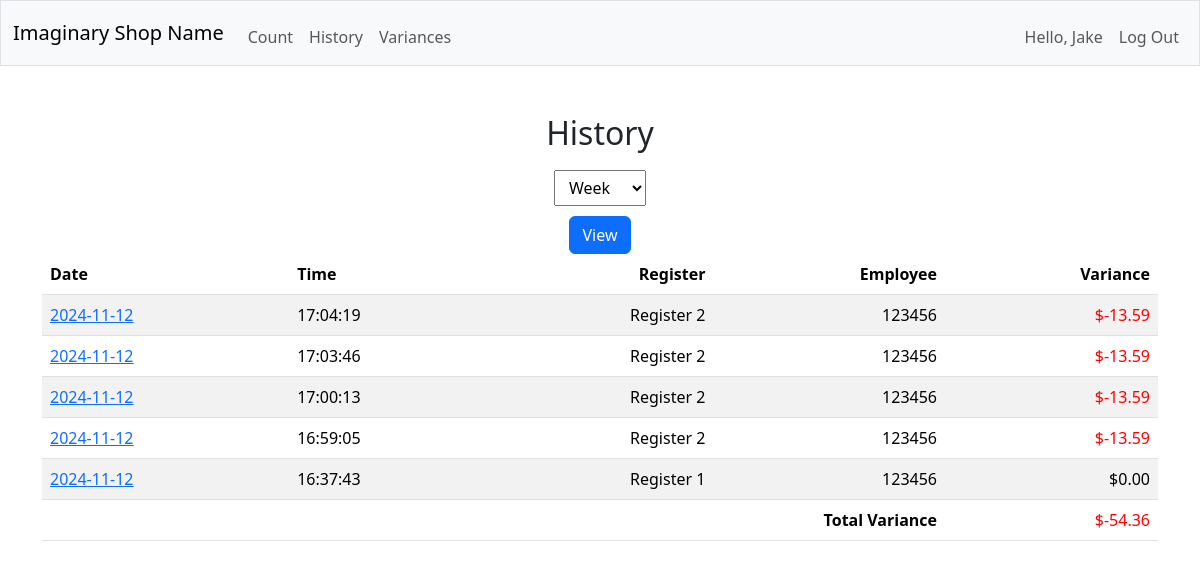
Before: /history (signed in) with the older database file.
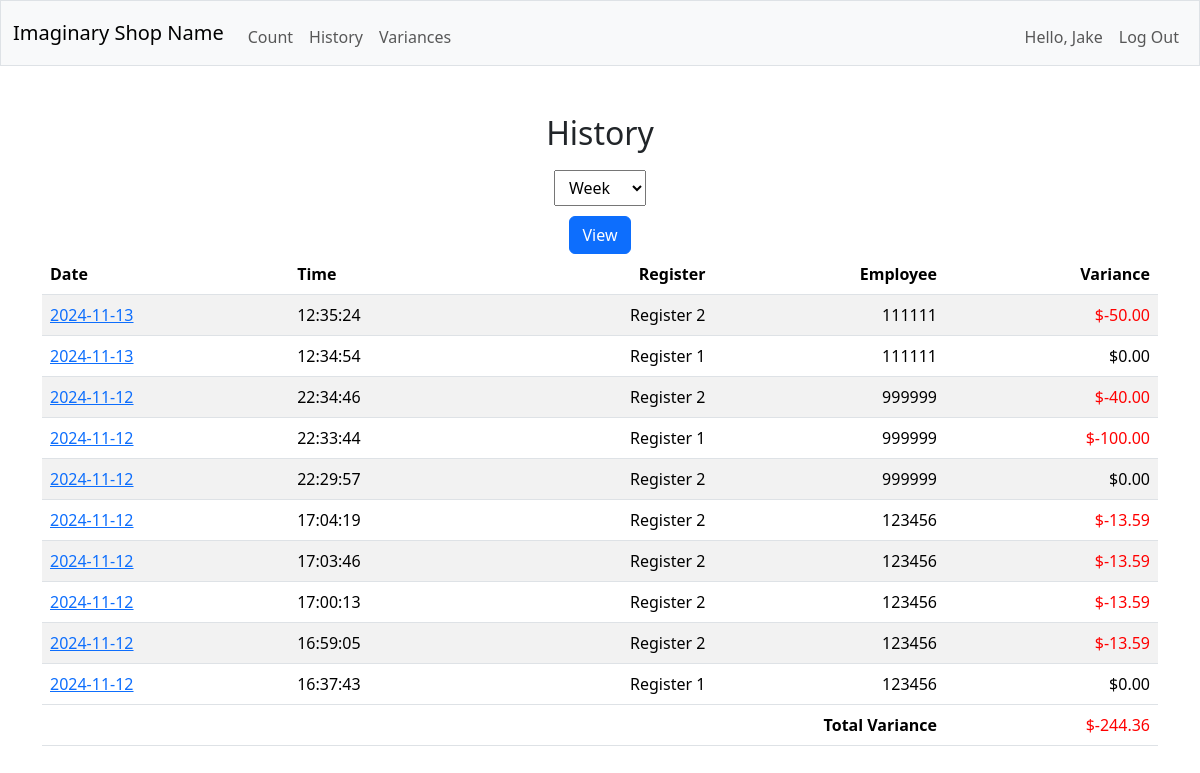
After: the same page with the newer database file.
### tables this page shows
CREATE TABLE history (
user_id INTEGER NOT NULL,
id INTEGER PRIMARY KEY AUTOINCREMENT NOT NULL,
date DATE,
time TIME,
register INTEGER NOT NULL,
hundred INTEGER NOT NULL,
fifty INTEGER NOT NULL,
twenty INTEGER NOT NULL,
ten INTEGER NOT NULL,
five INTEGER NOT NULL,
one INTEGER NOT NULL,
quarter INTEGER NOT NULL,
dime INTEGER NOT NULL,
nickel INTEGER NOT NULL,
penny INTEGER NOT NULL,
total FLOAT NOT NULL,
expected FLOAT NOT NULL,
variance FLOAT NOT NULL
);

### app.py (the view)
@app.route("/history", methods=["GET", "POST"])
@login_required
def history():
    first_name = session.get('first_name')
    if request.method == "POST":
        time = request.form.get("time")
        if time == 'week':
            history = db.execute(
                "SELECT user_id, id, register, date, time, variance FROM history WHERE strftime('%W', date) = strftime('%W', 'now') ORDER BY date DESC, time DESC"
            )
            var = db.execute(
                "SELECT SUM(variance) FROM history WHERE strftime('%W', date) = strftime('%W', 'now')"
            )
            sum_variance=var[0]['SUM(variance)']
            return render_template("history.html", history=history, sum_variance=sum_variance, first_name=first_name)
        if time == 'month':
            history = db.execute(
                "SELECT user_id, id, register, date, time, variance FROM history WHERE strftime('%m', date) = strftime('%m', 'now') ORDER BY date DESC, time DESC"
            )
            var = db.execute(
                "SELECT SUM(variance) FROM history WHERE strftime('%m', date) = strftime('%m', 'now')"
            )
            sum_variance=var[0]['SUM(variance)']
            return render_template("history.html", history=history, sum_variance=sum_variance, first_name=first_name)
        if time == 'year':
            history = db.execute(
                "SELECT user_id, id, register, date, time, variance FROM history WHERE strftime('%Y', date) = strftime('%Y', 'now') ORDER BY date DESC, time DESC"
            )
            var = db.execute(
                "SELECT SUM(variance) FROM history WHERE strftime('%Y', date) = strftime('%Y', 'now')"
            )
            sum_variance=var[0]['SUM(variance)']
            return render_template("history.html", history=history, sum_variance=sum_variance, first_name=first_name)
    else:
        history = db.execute(
            "SELECT user_id, id, register, date, time, variance FROM history WHERE strftime('%W', date) = strftime('%W', 'now') ORDER BY date DESC, time DESC"
        )
        var = db.execute(
            "SELECT SUM(variance) FROM history WHERE strftime('%W', date) = strftime('%W', 'now')"
        )
        sum_variance=var[0]['SUM(variance)']
        return render_template("history.html", history=history, sum_variance=sum_variance, first_name=first_name)

### app.py (called while the page is built)
def usd(value):
    return f"${float(value):,.2f}"

@app.after_request
def after_request(response):
    response.headers["Cache-Control"] = "no-cache, no-store, must-revalidate"
    response.headers["Expires"] = 0
    response.headers["Pragma"] = "no-cache"
    return response

def login_required(f):
    @wraps(f)
    def decorated_function(*args, **kwargs):
        if session.get("user_id") is None:
            return redirect("/login")
        return f(*args, **kwargs)
    return decorated_function

### templates/history.html (shortened to what this page needs)
{% extends "layout.html" %}
{% block main %}
    <h1>History</h1>
    <form action="/history" method="post">
        <select name="time">
            <option value="week">Week</option>
        </select>
        <br>
        <button class="btn btn-primary" type="submit">View</button>
    </form>
    <table class="table table-striped">
        <thead>
            <tr>
                <th class="text-start">Date</th>
                <th class="text-start">Time</th>
                <th class="text-end">Register</th>
                <th class="text-end">Employee</th>
                <th class="text-end">Variance</th>
            </tr>
        </thead>
        <form action="/view-count" method="get">
            <tbody>
                {% for row in history %}
                <tr>
                    <td class="text-start"><a href="/view-count?id={{ row.id }}">{{ row.date }}</a></td>
                    <td class="text-start">{{ row.time }}</td>
                    {% if row.register == 'reg-1' %}
                    <td class="text-end">Register 1</td>
                    {% endif %}
                    {% if row.register == 'reg-2' %}
                    <td class="text-end">Register 2</td>
                    {% endif %}
                    <td class="text-end">{{ row.user_id }}</td>
                    <td class="text-end var">{{ row.variance | usd }}</td>
                </tr>
                {% endfor %}
            </tbody>
        </form>
        <tfoot>
            <tr>
                <th class="text-end" colspan="4">Total Variance</th>
                <td class="text-end" id="total-var">{{ sum_variance | usd }}</td>
            </tr>
        </tfoot>
    </table>
{% endblock %}

### templates/layout.html (shortened to what this page needs)
<!DOCTYPE html>
<html lang="en">
    <head>
        <link href="https://cdn.jsdelivr.net/npm/bootstrap@5.3.3/dist/css/bootstrap.min.css" rel="stylesheet">
        <link href="/static/styles.css" rel="stylesheet">
    </head>
    <body>
        <nav class="bg-light border navbar navbar-expand-md navbar-light">
            <div class="container-fluid">
                <a class="navbar-brand" href="/">Imaginary Shop Name</a>
                <div class="collapse navbar-collapse" id="navbar">
                    {% if session["user_id"] %}
                        <ul class="navbar-nav me-auto mt-2">
                            <li class="nav-item"><a class="nav-link" href="/count">Count</a></li>
                            <li class="nav-item"><a class="nav-link" href="/history">History</a></li>
                            <li class="nav-item"><a class="nav-link" href="/variances">Variances</a></li>
                        </ul>
                        <ul class="navbar-nav ms-auto mt-2">
                            <li class="nav-item"><a class="nav-link" href="/">Hello, {{ first_name }}</a></li>
                            <li class="nav-item"><a class="nav-link" href="/logout">Log Out</a></li>
                        </ul>
                    {% else %}
                        <ul class="navbar-nav ms-auto mt-2">
                            <li class="nav-item"><a class="nav-link" href="/register">Register</a></li>
                            <li class="nav-item"><a class="nav-link" href="/login">Log In</a></li>
                        </ul>
                    {% endif %}
                </div>
            </div>
        </nav>
        <main class="container py-5 text-center">
            {% block main %}{% endblock %}
        </main>
    </body>
</html>

### static/styles.css (style rules this page uses)
ul { list-style-position: inside; }
h1 { font-size: 2rem; }
select { margin: 10px; padding: 5px 10px; }

Changed rows visible on the page:
added history: date "2024-11-13", time "12:35:24", register "Register 2", user_id "111111", variance "$-50.00"
added history: date "2024-11-13", time "12:34:54", register "Register 1", user_id "111111", variance "$0.00"
added history: date "2024-11-12", time "22:34:46", register "Register 2", user_id "999999", variance "$-40.00"
added history: date "2024-11-12", time "22:33:44", register "Register 1", user_id "999999", variance "$-100.00"
added history: date "2024-11-12", time "22:29:57", register "Register 2", user_id "999999", variance "$0.00"
Other visible differences:
{{ sum_variance | usd }}: "$-54.36" → "$-244.36"
